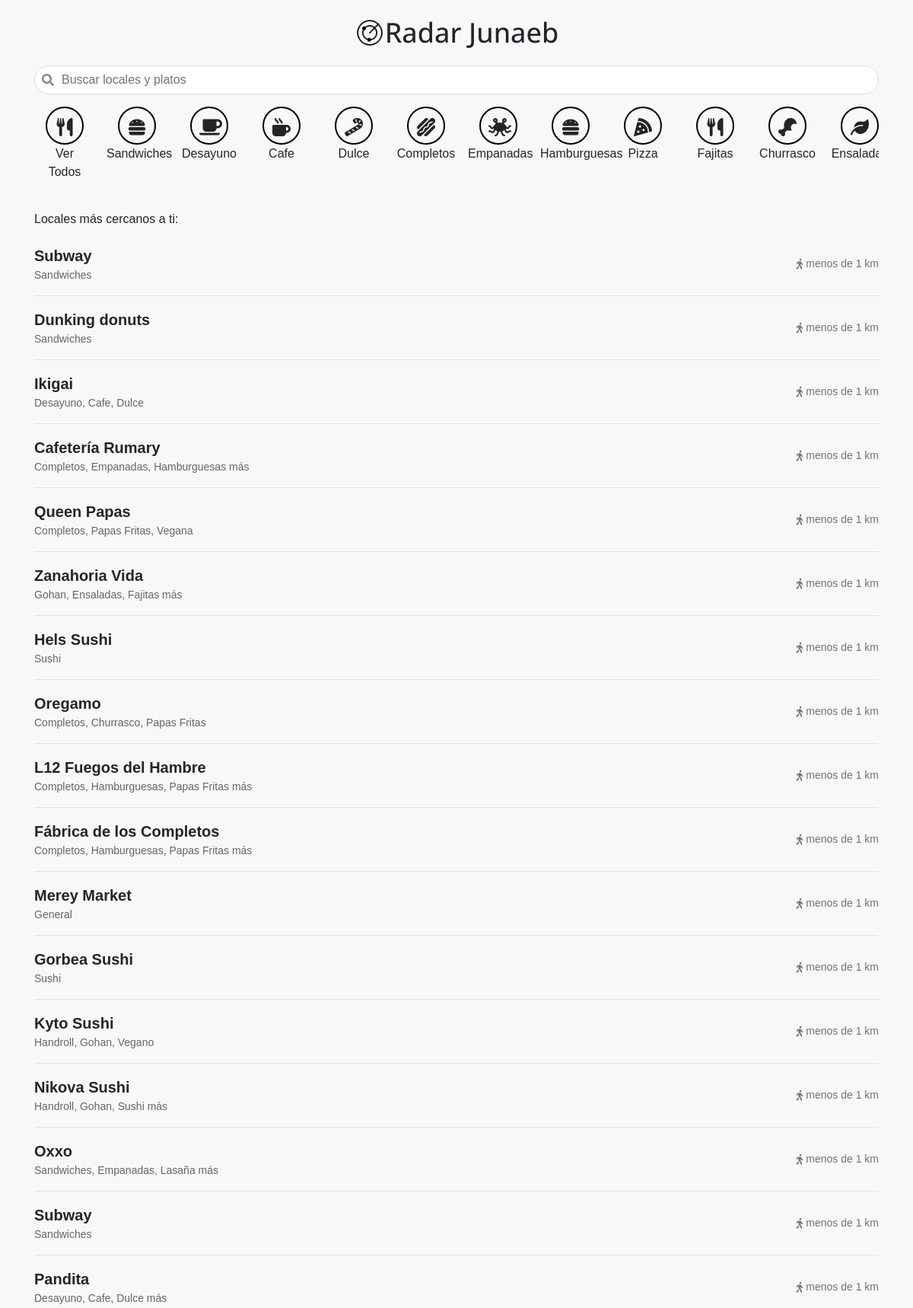
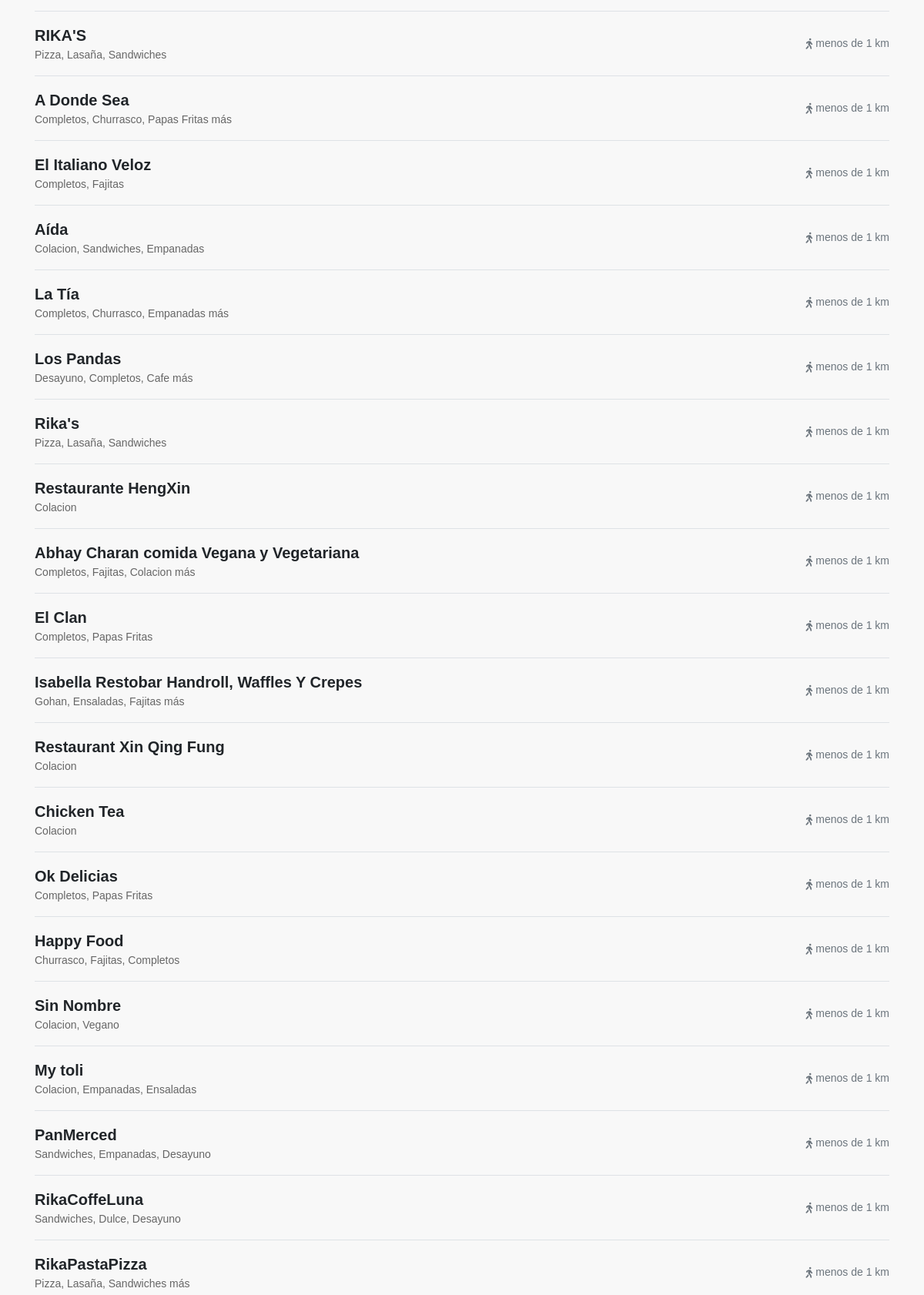
The page / (upper part) on the database its author committed (2 pictures, top to bottom).
### main.py (models this page shows)
class Restorant(db.Model):
    id = db.Column(db.Integer, primary_key=True)
    nombre = db.Column(db.String(50), nullable=False)
    horario_semana = db.Column(db.String(50), nullable=False)
    horario_sabado = db.Column(db.String(50), nullable=False)
    horario_domingo = db.Column(db.String(50), nullable=False)
    horario_festivos = db.Column(db.String(50), nullable=False)
    direccion = db.Column(db.String(50), nullable=False)
    latitud = db.Column(db.Float, nullable=False)
    longitud = db.Column(db.Float, nullable=False)
    imagenes = db.relationship('Menu', backref='restorant', lazy=True)
    categoria = db.Column(db.String(50), nullable=False)

### main.py (the view)
@app.route('/')
def index():
    restorants = Restorant.query.all()
    return render_template('index.html', restorants=restorants, iconos = ICONOS_CATEGORIAS)

### templates/index.html (shortened to what this page needs)
<!DOCTYPE html>
<html lang="es">
<head>
    <link rel="stylesheet" href="https://cdnjs.cloudflare.com/ajax/libs/font-awesome/6.0.0-beta3/css/all.min.css">
    <link href="https://maxcdn.bootstrapcdn.com/bootstrap/4.5.2/css/bootstrap.min.css" rel="stylesheet">
</head>
<body style="font-family: Arial, sans-serif; background-color: #f8f8f8;">
    <div class="container my-3">
        <div class="header d-flex align-items-center justify-content-center gap-2"
            style="font-family: 'Open Sans', sans-serif; font-size: 36px; font-weight: 500; margin-top: 5px;">
            <img src="{{ url_for('static', filename='image/image.png') }}" alt="Logo de Radar"
                style="width: 40px; height: auto;">
            <span>Radar Junaeb</span>
        </div>
        <div class="search-bar position-relative mt-3">
            <i class="fas fa-search position-absolute"
                style="top: 50%; left: 10px; transform: translateY(-50%); color: #888;"></i>
            <input type="text" class="form-control" placeholder="Buscar locales y platos"
                style="width: 100%; padding-left: 35px; border-radius: 25px; border: 1px solid #ddd;">
        </div>
        <div class="categories d-flex mt-3 pb-3"
            style="white-space: nowrap; overflow-x: auto; -webkit-overflow-scrolling: touch; gap: 15px;">
            <div class="category text-center" style="min-width: 80px;">
                <i class="fas fa-utensils"
                    style="font-size: 24px; padding: 10px; border: 2px solid #000; border-radius: 50%; display: inline-block; width: 50px; height: 50px; line-height: 30px;"></i>
                <div>Ver<br>Todos</div>
            </div>
            {% for ico in iconos %}
                <div class="category text-center" style="min-width: 80px;">
                    <i class="fas {{ico.icono}}"
                        style="font-size: 24px; padding: 10px; border: 2px solid #000; border-radius: 50%; display: inline-block; width: 50px; height: 50px; line-height: 30px;"></i>
                    <div>{{ico.nombre}}</div>
                </div>
            {% endfor %}
        </div>
        <h6 class="mt-4 mb-2">Locales más cercanos a ti:</h6>
        <div class="places" style="max-height: 60vh; overflow-y: auto;">
            {% for restorant in restorants %}
            <div class="place d-flex justify-content-between align-items-center border-bottom py-3">
                <div>
                    <div class="name" style="font-size: 20px; font-weight: bold;">{{ restorant.nombre }}</div>
                    <div class="description" style="font-size: 14px; color: #666;">
                        {% set categorias = restorant.categoria.split(',') %}
                        {% if categorias | length > 3 %}
                        {{ categorias[:3] | join(', ') }} más
                        {% else %}
                        {{ restorant.categoria }}
                        {% endif %}
                    </div>
                </div>
                <div class="distance text-muted d-flex align-items-center" style="font-size: 14px;">
                    <i class="fas fa-walking mr-1"></i> menos de 1 km
                </div>
            </div>
            {% endfor %}
        </div>
    </div>
</body>
</html>

### rows shown on the page
Restorant: nombre "Subway", categoria "Sandwiches"
Restorant: nombre "Dunking donuts", categoria "Sandwiches"
Restorant: nombre "Ikigai", categoria "Desayuno, Cafe, Dulce"
Restorant: nombre "Cafetería Rumary", categorias "Completos, Empanadas, Hamburguesas"
Restorant: nombre "Queen Papas", categoria "Completos, Papas Fritas, Vegana"
Restorant: nombre "Zanahoria Vida", categorias "Gohan, Ensaladas, Fajitas"
Restorant: nombre "Hels Sushi", categoria "Sushi"
Restorant: nombre "Oregamo", categoria "Completos, Churrasco, Papas Fritas"
Restorant: nombre "L12 Fuegos del Hambre", categorias "Completos, Hamburguesas, Papas Fritas"
Restorant: nombre "Fábrica de los Completos", categorias "Completos, Hamburguesas, Papas Fritas"
Restorant: nombre "Merey Market", categoria "General"
Restorant: nombre "Gorbea Sushi", categoria "Sushi"
Restorant: nombre "Kyto Sushi", categoria "Handroll, Gohan, Vegano"
Restorant: nombre "Nikova Sushi", categorias "Handroll, Gohan, Sushi"
Restorant: nombre "Oxxo", categorias "Sandwiches, Empanadas, Lasaña"
Restorant: nombre "Subway", categoria "Sandwiches"
Restorant: nombre "Pandita", categorias "Desayuno, Cafe, Dulce"
Restorant: nombre "RIKA'S", categoria "Pizza, Lasaña, Sandwiches"
Restorant: nombre "A Donde Sea", categorias "Completos, Churrasco, Papas Fritas"
Restorant: nombre "El Italiano Veloz", categoria "Completos, Fajitas"
Restorant: nombre "Aída", categoria "Colacion, Sandwiches, Empanadas"
Restorant: nombre "La Tía", categorias "Completos, Churrasco, Empanadas"
Restorant: nombre "Los Pandas", categorias "Desayuno, Completos, Cafe"
Restorant: nombre "Rika's", categoria "Pizza, Lasaña, Sandwiches"
Restorant: nombre "Restaurante HengXin", categoria "Colacion"
Restorant: nombre "Abhay Charan comida Vegana y Vegetariana", categorias "Completos, Fajitas, Colacion"
Restorant: nombre "El Clan", categoria "Completos, Papas Fritas"
Restorant: nombre "Isabella Restobar Handroll, Waffles Y Crepes", categorias "Gohan, Ensaladas, Fajitas"
Restorant: nombre "Restaurant Xin Qing Fung", categoria "Colacion"
Restorant: nombre "Chicken Tea", categoria "Colacion"
Restorant: nombre "Ok Delicias", categoria "Completos, Papas Fritas"
Restorant: nombre "Happy Food", categoria "Churrasco, Fajitas, Completos"
Restorant: nombre "Sin Nombre", categoria "Colacion, Vegano"
Restorant: nombre "My toli", categoria "Colacion, Empanadas, Ensaladas"
Restorant: nombre "PanMerced", categoria "Sandwiches, Empanadas, Desayuno"
Restorant: nombre "RikaCoffeLuna", categoria "Sandwiches, Dulce, Desayuno"
Restorant: nombre "RikaPastaPizza", categorias "Pizza, Lasaña, Sandwiches"

### other values the page prints
{{ ico.nombre }} "Sandwiches" "Desayuno" "Cafe" "Dulce" "Completos" "Empanadas" "Hamburguesas" "Pizza" "Fajitas" "Churrasco"
